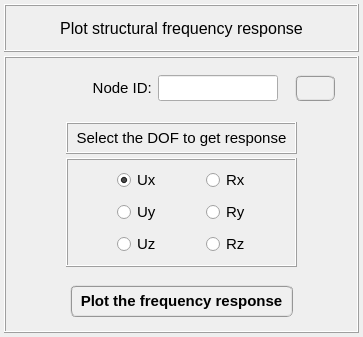
<?xml version="1.0" encoding="UTF-8"?>
<ui version="4.0">
 <class>Form</class>
 <widget class="QWidget" name="Form">
  <property name="geometry">
   <rect>
    <x>0</x>
    <y>0</y>
    <width>363</width>
    <height>337</height>
   </rect>
  </property>
  <property name="windowTitle">
   <string>Form</string>
  </property>
  <layout class="QGridLayout" name="gridLayout_4">
   <property name="leftMargin">
    <number>4</number>
   </property>
   <property name="topMargin">
    <number>4</number>
   </property>
   <property name="rightMargin">
    <number>4</number>
   </property>
   <property name="bottomMargin">
    <number>4</number>
   </property>
   <property name="spacing">
    <number>4</number>
   </property>
   <item row="0" column="0">
    <widget class="QFrame" name="frame">
     <property name="minimumSize">
      <size>
       <width>0</width>
       <height>48</height>
      </size>
     </property>
     <property name="maximumSize">
      <size>
       <width>520</width>
       <height>48</height>
      </size>
     </property>
     <property name="frameShape">
      <enum>QFrame::Box</enum>
     </property>
     <property name="frameShadow">
      <enum>QFrame::Raised</enum>
     </property>
     <property name="lineWidth">
      <number>1</number>
     </property>
     <layout class="QGridLayout" name="gridLayout_2">
      <property name="leftMargin">
       <number>0</number>
      </property>
      <property name="topMargin">
       <number>0</number>
      </property>
      <property name="rightMargin">
       <number>0</number>
      </property>
      <property name="bottomMargin">
       <number>0</number>
      </property>
      <property name="spacing">
       <number>0</number>
      </property>
      <item row="0" column="0">
       <widget class="QLabel" name="label">
        <property name="minimumSize">
         <size>
          <width>0</width>
          <height>30</height>
         </size>
        </property>
        <property name="maximumSize">
         <size>
          <width>452</width>
          <height>30</height>
         </size>
        </property>
        <property name="font">
         <font>
          <family>MS Shell Dlg 2</family>
          <pointsize>12</pointsize>
          <weight>50</weight>
          <italic>false</italic>
          <bold>false</bold>
         </font>
        </property>
        <property name="text">
         <string>Plot structural frequency response</string>
        </property>
        <property name="textFormat">
         <enum>Qt::AutoText</enum>
        </property>
        <property name="alignment">
         <set>Qt::AlignCenter</set>
        </property>
       </widget>
      </item>
     </layout>
    </widget>
   </item>
   <item row="1" column="0">
    <widget class="QFrame" name="frame_2">
     <property name="minimumSize">
      <size>
       <width>0</width>
       <height>260</height>
      </size>
     </property>
     <property name="maximumSize">
      <size>
       <width>520</width>
       <height>460</height>
      </size>
     </property>
     <property name="frameShape">
      <enum>QFrame::Box</enum>
     </property>
     <property name="frameShadow">
      <enum>QFrame::Raised</enum>
     </property>
     <layout class="QGridLayout" name="gridLayout_3">
      <property name="leftMargin">
       <number>4</number>
      </property>
      <property name="topMargin">
       <number>4</number>
      </property>
      <property name="rightMargin">
       <number>4</number>
      </property>
      <property name="bottomMargin">
       <number>4</number>
      </property>
      <property name="spacing">
       <number>4</number>
      </property>
      <item row="1" column="0">
       <widget class="QFrame" name="frame_20">
        <property name="frameShape">
         <enum>QFrame::NoFrame</enum>
        </property>
        <property name="frameShadow">
         <enum>QFrame::Raised</enum>
        </property>
        <layout class="QGridLayout" name="gridLayout_20">
         <property name="leftMargin">
          <number>4</number>
         </property>
         <property name="topMargin">
          <number>4</number>
         </property>
         <property name="rightMargin">
          <number>4</number>
         </property>
         <property name="bottomMargin">
          <number>4</number>
         </property>
         <property name="spacing">
          <number>4</number>
         </property>
         <item row="1" column="1">
          <widget class="QFrame" name="frame_5">
           <property name="minimumSize">
            <size>
             <width>0</width>
             <height>80</height>
            </size>
           </property>
           <property name="maximumSize">
            <size>
             <width>260</width>
             <height>136</height>
            </size>
           </property>
           <property name="frameShape">
            <enum>QFrame::Box</enum>
           </property>
           <property name="frameShadow">
            <enum>QFrame::Raised</enum>
           </property>
           <layout class="QGridLayout" name="gridLayout_19">
            <property name="leftMargin">
             <number>4</number>
            </property>
            <property name="topMargin">
             <number>4</number>
            </property>
            <property name="rightMargin">
             <number>4</number>
            </property>
            <property name="bottomMargin">
             <number>4</number>
            </property>
            <property name="spacing">
             <number>4</number>
            </property>
            <item row="2" column="1">
             <widget class="QRadioButton" name="radioButton_rz">
              <property name="maximumSize">
               <size>
                <width>40</width>
                <height>16777215</height>
               </size>
              </property>
              <property name="font">
               <font>
                <family>MS Shell Dlg 2</family>
                <pointsize>11</pointsize>
                <weight>50</weight>
                <italic>false</italic>
                <bold>false</bold>
               </font>
              </property>
              <property name="text">
               <string>Rz</string>
              </property>
              <property name="checked">
               <bool>false</bool>
              </property>
             </widget>
            </item>
            <item row="2" column="0">
             <widget class="QRadioButton" name="radioButton_uz">
              <property name="maximumSize">
               <size>
                <width>40</width>
                <height>16777215</height>
               </size>
              </property>
              <property name="font">
               <font>
                <family>MS Shell Dlg 2</family>
                <pointsize>11</pointsize>
                <weight>50</weight>
                <italic>false</italic>
                <bold>false</bold>
               </font>
              </property>
              <property name="text">
               <string>Uz</string>
              </property>
              <property name="checked">
               <bool>false</bool>
              </property>
             </widget>
            </item>
            <item row="1" column="1">
             <widget class="QRadioButton" name="radioButton_ry">
              <property name="maximumSize">
               <size>
                <width>40</width>
                <height>16777215</height>
               </size>
              </property>
              <property name="font">
               <font>
                <family>MS Shell Dlg 2</family>
                <pointsize>11</pointsize>
                <weight>50</weight>
                <italic>false</italic>
                <bold>false</bold>
               </font>
              </property>
              <property name="text">
               <string>Ry</string>
              </property>
              <property name="checked">
               <bool>false</bool>
              </property>
             </widget>
            </item>
            <item row="0" column="0">
             <widget class="QRadioButton" name="radioButton_ux">
              <property name="maximumSize">
               <size>
                <width>40</width>
                <height>16777215</height>
               </size>
              </property>
              <property name="font">
               <font>
                <family>MS Shell Dlg 2</family>
                <pointsize>11</pointsize>
                <weight>50</weight>
                <italic>false</italic>
                <bold>false</bold>
               </font>
              </property>
              <property name="text">
               <string>Ux</string>
              </property>
              <property name="checked">
               <bool>true</bool>
              </property>
             </widget>
            </item>
            <item row="0" column="1">
             <widget class="QRadioButton" name="radioButton_rx">
              <property name="maximumSize">
               <size>
                <width>40</width>
                <height>16777215</height>
               </size>
              </property>
              <property name="font">
               <font>
                <family>MS Shell Dlg 2</family>
                <pointsize>11</pointsize>
                <weight>50</weight>
                <italic>false</italic>
                <bold>false</bold>
               </font>
              </property>
              <property name="text">
               <string>Rx</string>
              </property>
              <property name="checked">
               <bool>false</bool>
              </property>
             </widget>
            </item>
            <item row="1" column="0">
             <widget class="QRadioButton" name="radioButton_uy">
              <property name="maximumSize">
               <size>
                <width>40</width>
                <height>16777215</height>
               </size>
              </property>
              <property name="font">
               <font>
                <family>MS Shell Dlg 2</family>
                <pointsize>11</pointsize>
                <weight>50</weight>
                <italic>false</italic>
                <bold>false</bold>
               </font>
              </property>
              <property name="text">
               <string>Uy</string>
              </property>
              <property name="checked">
               <bool>false</bool>
              </property>
             </widget>
            </item>
           </layout>
          </widget>
         </item>
         <item row="1" column="0">
          <widget class="QFrame" name="frame_21">
           <property name="frameShape">
            <enum>QFrame::NoFrame</enum>
           </property>
           <property name="frameShadow">
            <enum>QFrame::Raised</enum>
           </property>
          </widget>
         </item>
         <item row="1" column="2">
          <widget class="QFrame" name="frame_22">
           <property name="frameShape">
            <enum>QFrame::NoFrame</enum>
           </property>
           <property name="frameShadow">
            <enum>QFrame::Raised</enum>
           </property>
          </widget>
         </item>
         <item row="0" column="1">
          <widget class="QFrame" name="frame_19">
           <property name="minimumSize">
            <size>
             <width>0</width>
             <height>32</height>
            </size>
           </property>
           <property name="maximumSize">
            <size>
             <width>260</width>
             <height>32</height>
            </size>
           </property>
           <property name="frameShape">
            <enum>QFrame::Box</enum>
           </property>
           <property name="frameShadow">
            <enum>QFrame::Raised</enum>
           </property>
           <layout class="QGridLayout" name="gridLayout_18">
            <property name="leftMargin">
             <number>0</number>
            </property>
            <property name="topMargin">
             <number>0</number>
            </property>
            <property name="rightMargin">
             <number>0</number>
            </property>
            <property name="bottomMargin">
             <number>0</number>
            </property>
            <property name="spacing">
             <number>0</number>
            </property>
            <item row="0" column="0">
             <widget class="QLabel" name="label_3">
              <property name="enabled">
               <bool>true</bool>
              </property>
              <property name="sizePolicy">
               <sizepolicy hsizetype="Preferred" vsizetype="Expanding">
                <horstretch>0</horstretch>
                <verstretch>0</verstretch>
               </sizepolicy>
              </property>
              <property name="minimumSize">
               <size>
                <width>200</width>
                <height>20</height>
               </size>
              </property>
              <property name="maximumSize">
               <size>
                <width>300</width>
                <height>32</height>
               </size>
              </property>
              <property name="font">
               <font>
                <family>MS Shell Dlg 2</family>
                <pointsize>11</pointsize>
                <weight>50</weight>
                <italic>false</italic>
                <bold>false</bold>
               </font>
              </property>
              <property name="frameShape">
               <enum>QFrame::NoFrame</enum>
              </property>
              <property name="frameShadow">
               <enum>QFrame::Sunken</enum>
              </property>
              <property name="text">
               <string>  Select the DOF to get response  </string>
              </property>
              <property name="textFormat">
               <enum>Qt::AutoText</enum>
              </property>
              <property name="scaledContents">
               <bool>false</bool>
              </property>
              <property name="alignment">
               <set>Qt::AlignCenter</set>
              </property>
              <property name="wordWrap">
               <bool>false</bool>
              </property>
              <property name="indent">
               <number>0</number>
              </property>
             </widget>
            </item>
           </layout>
          </widget>
         </item>
        </layout>
       </widget>
      </item>
      <item row="2" column="0">
       <widget class="QFrame" name="frame_3">
        <property name="minimumSize">
         <size>
          <width>0</width>
          <height>52</height>
         </size>
        </property>
        <property name="maximumSize">
         <size>
          <width>16777215</width>
          <height>52</height>
         </size>
        </property>
        <property name="frameShape">
         <enum>QFrame::NoFrame</enum>
        </property>
        <property name="frameShadow">
         <enum>QFrame::Raised</enum>
        </property>
        <layout class="QGridLayout" name="gridLayout_47">
         <property name="leftMargin">
          <number>2</number>
         </property>
         <property name="topMargin">
          <number>2</number>
         </property>
         <property name="rightMargin">
          <number>2</number>
         </property>
         <property name="bottomMargin">
          <number>2</number>
         </property>
         <property name="spacing">
          <number>2</number>
         </property>
         <item row="0" column="0">
          <widget class="QFrame" name="frame_53">
           <property name="frameShape">
            <enum>QFrame::NoFrame</enum>
           </property>
           <property name="frameShadow">
            <enum>QFrame::Raised</enum>
           </property>
          </widget>
         </item>
         <item row="0" column="1">
          <widget class="QPushButton" name="pushButton_plot_frequency_response">
           <property name="minimumSize">
            <size>
             <width>220</width>
             <height>32</height>
            </size>
           </property>
           <property name="maximumSize">
            <size>
             <width>320</width>
             <height>32</height>
            </size>
           </property>
           <property name="font">
            <font>
             <family>MS Shell Dlg 2</family>
             <pointsize>11</pointsize>
             <weight>75</weight>
             <italic>false</italic>
             <bold>true</bold>
            </font>
           </property>
           <property name="styleSheet">
            <string notr="true">QPushButton{border-radius: 6px; border-color: rgb(150, 150, 150); border-style: ridge; border-width: 2px; color: rgb(0, 0, 0); background-color: rgb(240, 240, 240); font: 75 bold 11pt &quot;MS Shell Dlg 2&quot;}
QPushButton:hover{border-radius: 6px; border-color: rgb(0, 170, 255); border-style: ridge; border-width: 2px; color: rgb(0, 0, 0); background-color: rgba(174, 213, 255, 100); font: 75 bold 11pt &quot;MS Shell Dlg 2&quot;}
QPushButton:pressed{border-radius: 6px; border-color: rgb(0, 170, 255); border-style: ridge; border-width: 3px; color: rgb(0, 0, 0); background-color: rgb(174, 213, 255); font: 75 bold 11pt &quot;MS Shell Dlg 2&quot;}</string>
           </property>
           <property name="text">
            <string>  Plot the frequency response  </string>
           </property>
           <property name="flat">
            <bool>false</bool>
           </property>
          </widget>
         </item>
         <item row="0" column="2">
          <widget class="QFrame" name="frame_54">
           <property name="frameShape">
            <enum>QFrame::NoFrame</enum>
           </property>
           <property name="frameShadow">
            <enum>QFrame::Raised</enum>
           </property>
          </widget>
         </item>
        </layout>
       </widget>
      </item>
      <item row="0" column="0">
       <widget class="QFrame" name="frame_4">
        <property name="minimumSize">
         <size>
          <width>0</width>
          <height>52</height>
         </size>
        </property>
        <property name="maximumSize">
         <size>
          <width>16777215</width>
          <height>52</height>
         </size>
        </property>
        <property name="frameShape">
         <enum>QFrame::NoFrame</enum>
        </property>
        <property name="frameShadow">
         <enum>QFrame::Raised</enum>
        </property>
        <layout class="QGridLayout" name="gridLayout">
         <property name="leftMargin">
          <number>2</number>
         </property>
         <property name="topMargin">
          <number>2</number>
         </property>
         <property name="rightMargin">
          <number>2</number>
         </property>
         <property name="bottomMargin">
          <number>2</number>
         </property>
         <property name="spacing">
          <number>2</number>
         </property>
         <item row="0" column="2">
          <widget class="QLineEdit" name="lineEdit_node_id">
           <property name="minimumSize">
            <size>
             <width>100</width>
             <height>26</height>
            </size>
           </property>
           <property name="maximumSize">
            <size>
             <width>120</width>
             <height>26</height>
            </size>
           </property>
           <property name="font">
            <font>
             <family>Arial</family>
             <pointsize>11</pointsize>
             <weight>75</weight>
             <italic>true</italic>
             <bold>true</bold>
            </font>
           </property>
           <property name="styleSheet">
            <string notr="true">color: rgb(0, 0, 255);</string>
           </property>
           <property name="text">
            <string/>
           </property>
           <property name="alignment">
            <set>Qt::AlignCenter</set>
           </property>
          </widget>
         </item>
         <item row="0" column="1">
          <widget class="QLabel" name="label_10">
           <property name="minimumSize">
            <size>
             <width>0</width>
             <height>26</height>
            </size>
           </property>
           <property name="maximumSize">
            <size>
             <width>16777215</width>
             <height>26</height>
            </size>
           </property>
           <property name="font">
            <font>
             <family>MS Shell Dlg 2</family>
             <pointsize>11</pointsize>
             <weight>50</weight>
             <italic>false</italic>
             <bold>false</bold>
            </font>
           </property>
           <property name="text">
            <string>Node ID: </string>
           </property>
           <property name="alignment">
            <set>Qt::AlignRight|Qt::AlignTrailing|Qt::AlignVCenter</set>
           </property>
          </widget>
         </item>
         <item row="0" column="0">
          <widget class="QFrame" name="frame_13">
           <property name="frameShape">
            <enum>QFrame::NoFrame</enum>
           </property>
           <property name="frameShadow">
            <enum>QFrame::Raised</enum>
           </property>
          </widget>
         </item>
         <item row="0" column="3">
          <widget class="QFrame" name="frame_18">
           <property name="frameShape">
            <enum>QFrame::NoFrame</enum>
           </property>
           <property name="frameShadow">
            <enum>QFrame::Raised</enum>
           </property>
           <layout class="QGridLayout" name="gridLayout_5">
            <item row="0" column="0">
             <widget class="QPushButton" name="pushButton_call_data_exporter">
              <property name="minimumSize">
               <size>
                <width>40</width>
                <height>26</height>
               </size>
              </property>
              <property name="maximumSize">
               <size>
                <width>40</width>
                <height>26</height>
               </size>
              </property>
              <property name="font">
               <font>
                <family>MS Shell Dlg 2</family>
                <pointsize>11</pointsize>
                <weight>75</weight>
                <italic>false</italic>
                <bold>true</bold>
               </font>
              </property>
              <property name="toolTip">
               <string>Press to export the selected model result.</string>
              </property>
              <property name="whatsThis">
               <string>Press to export the selected model result.</string>
              </property>
              <property name="styleSheet">
               <string notr="true">QPushButton{border-radius: 6px; border-color: rgb(150, 150, 150); border-style: ridge; border-width: 2px; color: rgb(0, 0, 0); background-color: rgb(240, 240, 240); font: 75 bold 11pt &quot;MS Shell Dlg 2&quot;}
QPushButton:hover{border-radius: 6px; border-color: rgb(0, 170, 255); border-style: ridge; border-width: 2px; color: rgb(0, 0, 0); background-color: rgba(174, 213, 255, 100); font: 75 bold 11pt &quot;MS Shell Dlg 2&quot;}
QPushButton:pressed{border-radius: 6px; border-color: rgb(0, 170, 255); border-style: ridge; border-width: 3px; color: rgb(0, 0, 0); background-color: rgb(174, 213, 255); font: 75 bold 11pt &quot;MS Shell Dlg 2&quot;}</string>
              </property>
              <property name="text">
               <string/>
              </property>
              <property name="iconSize">
               <size>
                <width>20</width>
                <height>20</height>
               </size>
              </property>
              <property name="flat">
               <bool>false</bool>
              </property>
             </widget>
            </item>
           </layout>
          </widget>
         </item>
        </layout>
       </widget>
      </item>
     </layout>
    </widget>
   </item>
  </layout>
 </widget>
 <resources/>
 <connections/>
</ui>
